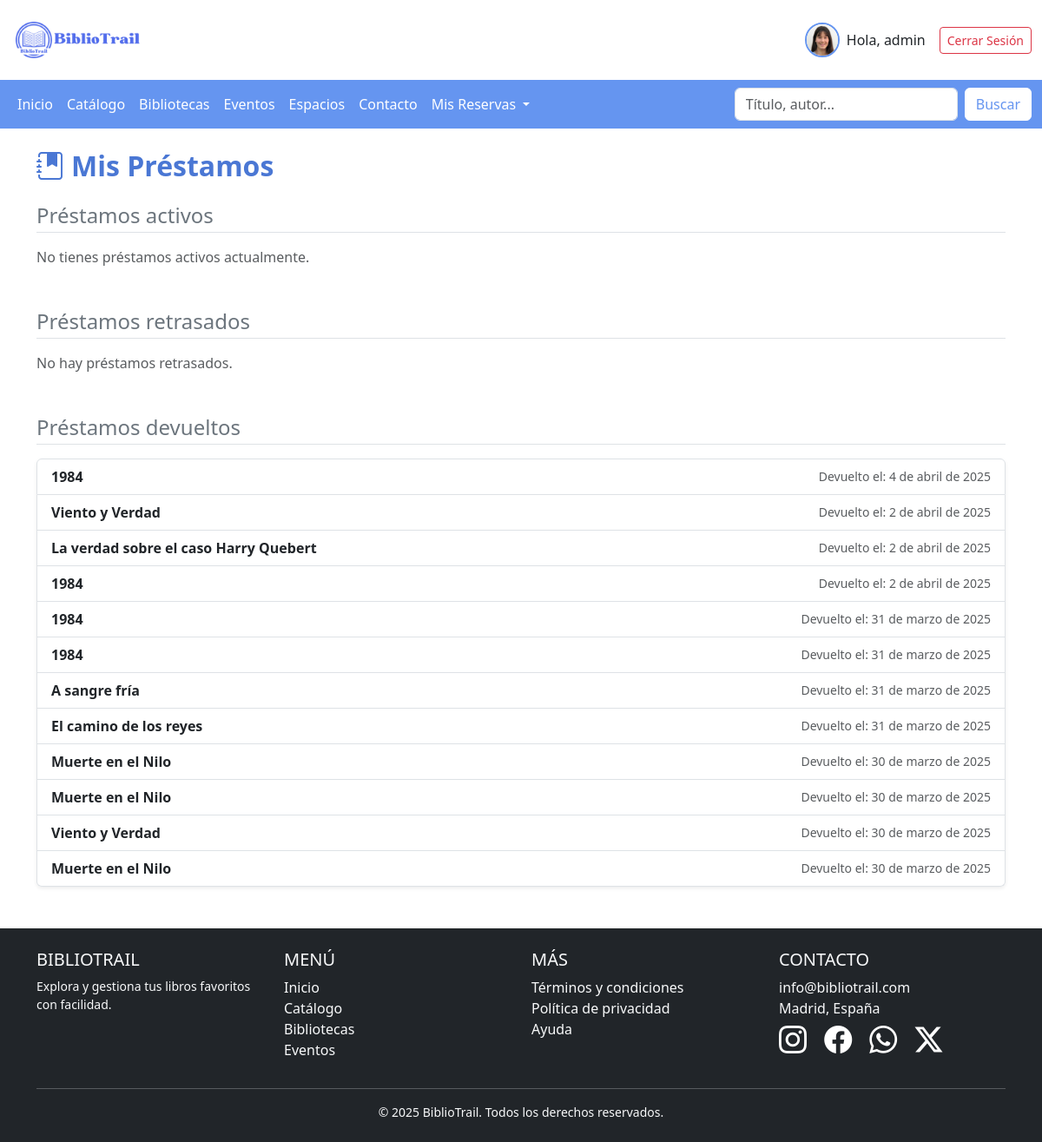
The app's page /reservas/mis-prestamos/ (signed in) with its own data.
### autenticacion/models.py (models this page shows, shortened)
class PerfilUsuario(models.Model):
    user = models.OneToOneField(User, on_delete=models.CASCADE, related_name="perfil")
    nombre = models.CharField(max_length=200, blank=True, null=True)
    apellido = models.CharField(max_length=200, blank=True, null=True)
    email = models.EmailField(max_length=500, blank=True, null=True)
    username = models.CharField(max_length=200, blank=True, null=True)
    dni = models.CharField(max_length=9, unique=True, blank=True, null=True, help_text="Ingrese su DNI")
    sexo = models.CharField(max_length=6, choices=[('M', 'Hombre'), ('F', 'Mujer')], blank=True, null=True)
    direccion = models.TextField(max_length=250, blank=True, null=True, help_text="Ingrese la dirección de su domicilio")
    codigo_postal = models.CharField(max_length=5, blank=True, null=True)
    ciudad = models.CharField(max_length=40, blank=True, null=True)
    provincia = models.CharField(max_length=40, blank=True, null=True)
    avatar = models.ImageField(null=True,blank=True , default="avatar.svg")
    bio = models.TextField(null=True)
    created = models.DateTimeField(auto_now_add=True)
    class Meta:
        ordering = ['created']
        verbose_name = "Perfil de usuario"
        verbose_name_plural = "Perfiles de usuarios"

### catalogo/models.py (models this page shows, shortened)
class PrestamoUsuario(models.Model):
    usuario = models.ForeignKey(PerfilUsuario, on_delete=models.CASCADE)
    titulo_libro = models.CharField(max_length=200)  # Título del libro prestado
    biblioteca_origen = models.CharField(max_length=100)  # Ej: "biblioteca1" o una URL base
    ejemplar_id = models.CharField(max_length=100)  # UUID o ID que recibo desde la API de la biblioteca
    fecha_prestamo = models.DateField(default=timezone.now)
    fecha_devolucion = models.DateField(null=True, blank=True)
    fecha_limite = models.DateField(null=True, blank=True)
    ESTADO = (
        ('a', 'Activo'),
        ('d', 'Devuelto'),
        ('r', 'Retrasado'),
    )
    estado = models.CharField(max_length=1, choices=ESTADO, default='a')
    class Meta:
        ordering = ['-fecha_prestamo']
        verbose_name = "Préstamo de usuario"
        verbose_name_plural = "Préstamos de usuarios"

### reservas/views.py (the view, shortened to what this page needs)
# urls.py: path('mis-prestamos/', views.mis_prestamos, name='mis_prestamos'),
@login_required
def mis_prestamos(request):
    usuario = request.user.perfil
    prestamos_qs = PrestamoUsuario.objects.filter(usuario=usuario, estado__in=['a', 'r'])
    prestamos_activos = []
    for prestamo in prestamos_qs:
        libro = obtener_datos_libro(prestamo)
    prestamos_devueltos = PrestamoUsuario.objects.filter(usuario=usuario, estado='d')
    return render(request, "reservas/mis_prestamos.html", {
        "prestamos_activos": prestamos_activos,
        "prestamos_devueltos": prestamos_devueltos,
    })

### reservas/views.py (called while the page is built, shortened)
def obtener_datos_libro(prestamo):
    base_url = prestamo.biblioteca_origen
    if not base_url.startswith("http"):
        from catalogo.models import cargar_bibliotecas
        bibliotecas = cargar_bibliotecas()
        base_url = bibliotecas.get(prestamo.biblioteca_origen)
    if not base_url:
        return {}
    try:
        url = f"{base_url}/api/ejemplares/{prestamo.ejemplar_id}/"
        response = httpx.get(url, timeout=10.0)
    except Exception as e:
        print(f"Error al consultar API del libro: {e}")
    return {}

### reservas/templates/reservas/mis_prestamos.html
{% extends "BibliotrailApp/base.html" %}
{% load static %}
{% block content %}
<div class="container mt-4 mb-5">
    <h2 class="fw-bold mb-4" style="color: #4a77d4;">
        <i class="bi bi-journal-bookmark-fill me-2"></i>Mis Préstamos
    </h2>
    <div class="mb-5">
        <h4 class="mb-3 text-secondary border-bottom pb-1">Préstamos activos</h4>
        {% if prestamos_activos %}
            <div class="row gy-4">
                {% for prestamo in prestamos_activos %}
                <div class="col-12">
                    <div class="card shadow-sm border-0 bg-light-subtle" style="font-size: 0.9rem;">
                        <div class="row g-0 align-items-center">
                            <div class="col-3 col-sm-2 col-md-2 d-flex justify-content-center">
                                {% if prestamo.portada %}
                                    <img src="{{ prestamo.portada }}" class="img-fluid rounded-start p-2" alt="Portada del libro" style="max-height: 160px; object-fit: contain;">
                                {% else %}
                                    <img src="https://via.placeholder.com/120x160" class="img-fluid rounded-start p-2" alt="Portada no disponible" style="max-height: 160px;">
                                {% endif %}
                            </div>
                            <div class="col-7 col-sm-8 col-md-8 border-end" style="padding: 12px 16px;">
                                <h5 class="card-title mb-2 text-dark fw-semibold">{{ prestamo.titulo_libro }}</h5>
                                <p class="mb-1 text-muted"><strong>Autor:</strong> {{ prestamo.autor|default:"No disponible" }}</p>
                                <p class="mb-0 text-muted"><strong>Editorial:</strong> {{ prestamo.editorial|default:"-" }}</p>
                            </div>
                            <div class="col-2 d-flex flex-column justify-content-center align-items-center p-2 text-center">
                                <small><strong>Reservado:</strong><br>{{ prestamo.fecha_prestamo }}</small>
                                <small class="mt-2 text-danger"><strong>Caduca:</strong><br>{{ prestamo.fecha_limite }}</small>
                                {% if prestamo.estado == 'r' %}
                                    <small class="text-danger fw-bold mt-2">Retrasado</small>
                                {% endif %}
                            </div>
                        </div>
                    </div>
                </div>
                {% endfor %}
            </div>
        {% else %}
            <p class="text-muted">No tienes préstamos activos actualmente.</p>
        {% endif %}
    </div>
    <div class="mb-5">
        <h4 class="mb-3 text-secondary border-bottom pb-1">Préstamos retrasados</h4>
        {% if prestamos_retrasados %}
            <ul class="list-group shadow-sm">
                {% for prestamo in prestamos_retrasados %}
                    <li class="list-group-item d-flex justify-content-between align-items-center">
                        <strong class="text-dark">{{ prestamo.titulo_libro }}</strong>
                        <span class="text-danger fw-semibold">
                            Vencía: {{ prestamo.fecha_limite|default:"Desconocida" }}
                        </span>
                    </li>
                {% endfor %}
            </ul>
        {% else %}
            <p class="text-muted">No hay préstamos retrasados.</p>
        {% endif %}
    </div>
    <div>
        <h4 class="mb-3 text-secondary border-bottom pb-1">Préstamos devueltos</h4>
        {% if prestamos_devueltos %}
            <ul class="list-group shadow-sm">
                {% for prestamo in prestamos_devueltos %}
                    <li class="list-group-item d-flex justify-content-between align-items-center">
                        <strong class="text-dark">{{ prestamo.titulo_libro }}</strong>
                        <span class="text-muted small">
                            Devuelto el: {{ prestamo.fecha_devolucion }}
                        </span>
                    </li>
                {% endfor %}
            </ul>
        {% else %}
            <p class="text-muted">No has devuelto ningún libro todavía.</p>
        {% endif %}
    </div>
</div>
{% endblock %}

### BibliotrailApp/templates/BibliotrailApp/base.html (shortened to what this page needs)
<!DOCTYPE html>
<html lang="en">
<head>
    {% load static %}
    <link href="https://cdn.jsdelivr.net/npm/bootstrap@5.3.3/dist/css/bootstrap.min.css" rel="stylesheet">
    <link rel="stylesheet" href="https://cdn.jsdelivr.net/npm/bootstrap-icons@1.11.3/font/bootstrap-icons.min.css">
    <link href="{% static 'BibliotrailApp/css/style.css' %}" rel="stylesheet">
</head>
<body>
    <header class="container-fluid py-3">
        <div class="row align-items-center">
            <div class="col-6 col-md-3">
                <img src="{% static 'BibliotrailApp/images/BiblioTrail.png' %}" alt="Logo BiblioTrail" class="img-fluid" style="max-width: 150px;">
            </div>
            <div class="col-6 col-md-9 text-end">
                <div class="d-flex flex-column flex-sm-row align-items-center justify-content-end gap-3">
                    {% if user.is_authenticated %}
                        <a href="{% url 'perfil' %}" class="d-flex align-items-center text-decoration-none text-dark">
                            <img src="{{request.user.perfil.avatar.url}}" alt="Avatar"
                                class="rounded-circle img-fluid" style="width: 40px; height: 40px; object-fit: cover; border: 2px solid #6595f0;">
                            <span class="ms-2 d-none d-sm-inline">Hola, {{ user.username }}</span>
                        </a>
                        <a href="{% url 'cerrar_sesion' %}" class="btn btn-outline-danger btn-sm">Cerrar Sesión</a>
                    {% else %}
                        <a href="{% url 'register' %}" class="btn btn-danger btn-sm">Registrarse</a>
                        <a href="{% url 'iniciar_sesion' %}" class="btn btn-outline-danger btn-sm">Iniciar Sesión</a>
                    {% endif %}
                </div>
            </div>
        </div>
    </header>
    <nav class="navbar navbar-expand-lg navbar-custom">
        <div class="container-fluid" >
            <div class="collapse navbar-collapse" id="navbarSupportedContent">
                <ul class="navbar-nav me-auto mb-2 mb-lg-0">
                    <li class="nav-item">
                        <a class="nav-link {% if request.path == '/' %} active {% endif %}" aria-current="page" href="{% url 'Inicio' %}">Inicio</a>
                    </li>
                    <li class="nav-item ">
                        <a class="nav-link {% if request.path == '/catalogo/' %} active {% endif %}" href="{% url 'Catalogo' %}">Catálogo</a>
                    </li>
                    <li class="nav-item">
                        <a class="nav-link {% if request.path == '/bibliotecas/' %} active {% endif %}" href="{% url 'Bibliotecas' %}">Bibliotecas</a>
                    </li>
                    <li class="nav-item">
                        <a class="nav-link {% if request.path == '/eventos/' %} active {% endif %}" href="{% url 'Eventos' %}">Eventos</a>
                    </li>
                    <li class="nav-item">
                        <a class="nav-link {% if request.path == '/espacios/' %} active {% endif %}" href="{% url 'calendario_espacios' %}">Espacios</a>
                    </li>
                    <li class="nav-item">
                        <a class="nav-link {% if request.path == '/contacto/' %} active {% endif %}" href="{% url 'Contacto' %}">Contacto</a>
                    </li>
                    <li class="nav-item dropdown">
                        <a class="nav-link dropdown-toggle" href="{% url 'Reservas' %}" role="button" data-bs-toggle="dropdown" aria-expanded="false">
                            Mis Reservas
                        </a>
                    </li>
                </ul>
                <form class="d-flex" role="search" action="{% url 'buscar-libros' %}" method="get">
                    <input class="form-control me-2" name="q" type="search" placeholder="Título, autor..." value="{{ request.GET.q }}" aria-label="Buscar">
                    <button class="btn custom-search-btn" type="submit">Buscar</button>
                </form>
            </div>
        </div>
    </nav>
     {% block content %}
     {% endblock %}
    <footer class="bg-dark text-light py-4 mt-5">
        <div class="container">
            <div class="row text-center text-md-start">
                <div class="col-md-3 mb-4 mb-md-0">
                    <h5 class="text-uppercase">BiblioTrail</h5>
                    <p class="small">Explora y gestiona tus libros favoritos con facilidad.</p>
                </div>
                <div class="col-md-3 mb-4 mb-md-0">
                    <h5 class="text-uppercase">Menú</h5>
                    <ul class="list-unstyled">
                        <li><a href="{% if request.path == '/' %} # {% else %} {% url 'Inicio' %} {% endif %}" class="text-light text-decoration-none">Inicio</a></li>
                        <li><a href="{% url 'Catalogo' %}" class="text-light text-decoration-none">Catálogo</a></li>
                        <li><a href="{% url 'Bibliotecas' %}" class="text-light text-decoration-none">Bibliotecas</a></li>
                        <li><a href="{% url 'Eventos' %}" class="text-light text-decoration-none">Eventos</a></li>
                    </ul>
                </div>
                <div class="col-md-3 mb-4 mb-md-0">
                    <h5 class="text-uppercase">Más</h5>
                    <ul class="list-unstyled">
                        <li><a href="#" class="text-light text-decoration-none">Términos y condiciones</a></li>
                        <li><a href="#" class="text-light text-decoration-none">Política de privacidad</a></li>
                        <li><a href="#" class="text-light text-decoration-none">Ayuda</a></li>
                    </ul>
                </div>
                <div class="col-md-3">
                    <h5 class="text-uppercase">Contacto</h5>
                    <ul class="list-unstyled">
                        <li> info@bibliotrail.com</li>
                        <li> Madrid, España</li>
                        <a href="#" class="text-decoration-none text-white"><i class="bi bi-instagram fs-2 me-3"></i></a>
                        <a href="#" class="text-decoration-none text-white"><i class="bi bi-facebook fs-2 me-3"></i></a>
                        <a href="#" class="text-decoration-none text-white"><i class="bi bi-whatsapp fs-2 me-3"></i></a>
                        <a href="#" class="text-decoration-none text-white"><i class="bi bi-twitter-x fs-2 me-3"></i></a>
                    </ul>
                </div>
            </div>
            <hr class="bg-light">
            <div class="text-center">
                <p class="small mb-0">&copy; 2025 BiblioTrail. Todos los derechos reservados.</p>
            </div>
        </div>
    </footer>
</body>
</html>

### BibliotrailApp/static/BibliotrailApp/css/style.css (style rules this page uses)
.navbar-custom { background-color: #6595f0 !important; }
.navbar-custom .navbar-nav .nav-link { color: white !important; }
.custom-search-btn { color: #6595f0; background-color: white; border-color: white; }

### records on screen
PrestamoUsuario: titulo_libro "1984", fecha_devolucion "4 de abril de 2025"
PrestamoUsuario: titulo_libro "Viento y Verdad", fecha_devolucion "2 de abril de 2025"
PrestamoUsuario: titulo_libro "La verdad sobre el caso Harry Quebert", fecha_devolucion "2 de abril de 2025"
PrestamoUsuario: titulo_libro "1984", fecha_devolucion "2 de abril de 2025"
PrestamoUsuario: titulo_libro "1984", fecha_devolucion "31 de marzo de 2025"
PrestamoUsuario: titulo_libro "1984", fecha_devolucion "31 de marzo de 2025"
PrestamoUsuario: titulo_libro "A sangre fría", fecha_devolucion "31 de marzo de 2025"
PrestamoUsuario: titulo_libro "El camino de los reyes", fecha_devolucion "31 de marzo de 2025"
PrestamoUsuario: titulo_libro "Muerte en el Nilo", fecha_devolucion "30 de marzo de 2025"
PrestamoUsuario: titulo_libro "Muerte en el Nilo", fecha_devolucion "30 de marzo de 2025"
PrestamoUsuario: titulo_libro "Viento y Verdad", fecha_devolucion "30 de marzo de 2025"
PrestamoUsuario: titulo_libro "Muerte en el Nilo", fecha_devolucion "30 de marzo de 2025"

### other values on screen
{{ user.username }} "admin"
